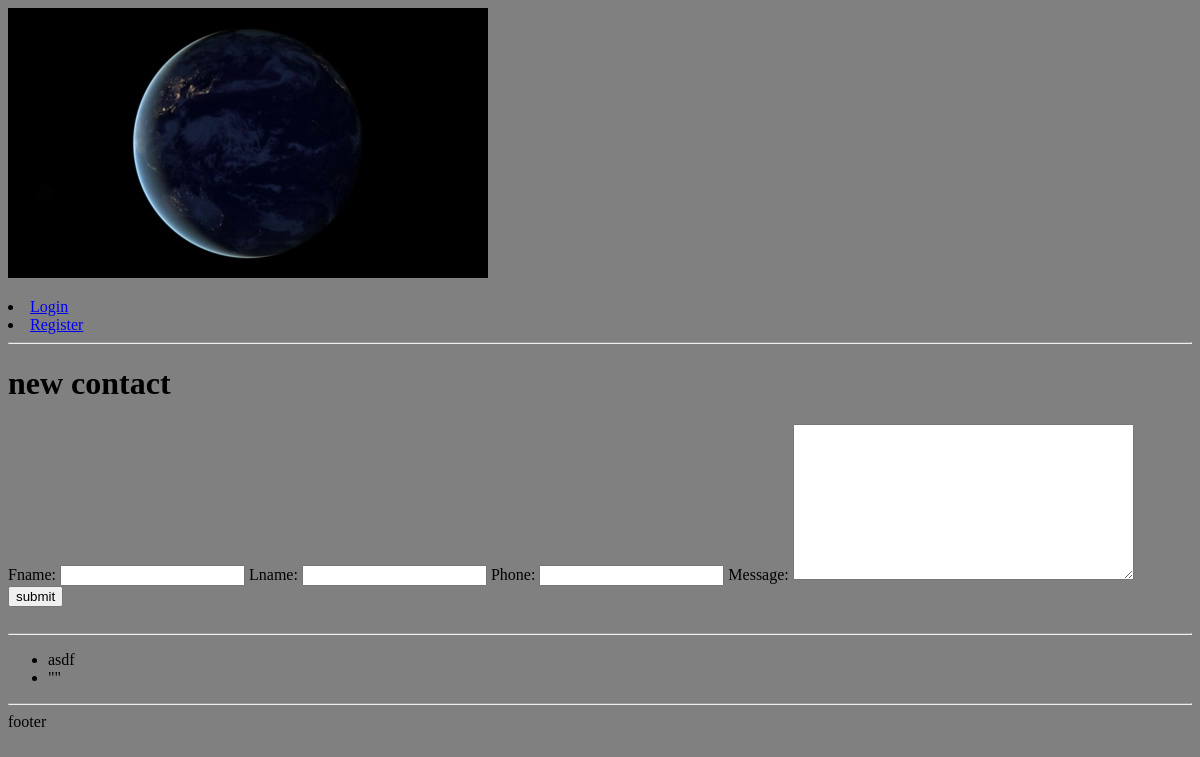
The app's page /new-contact, older data.
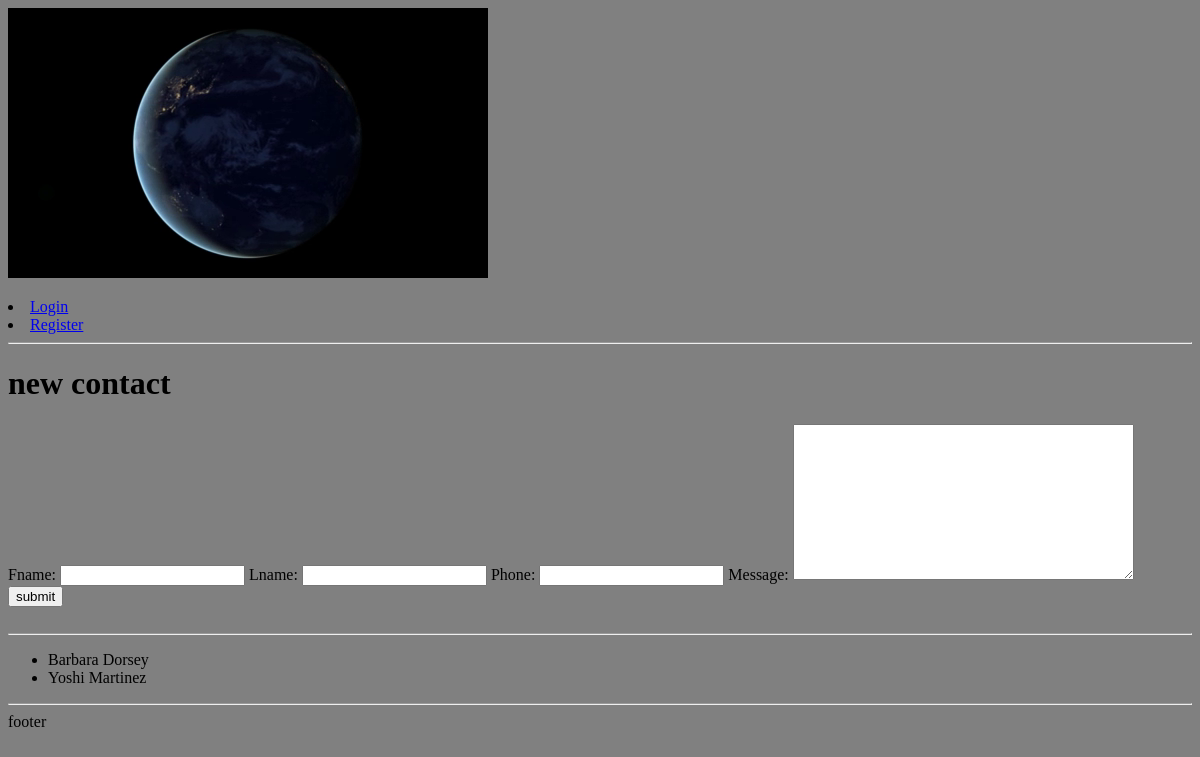
The same page, newer data.
### shamim/models.py (models this page shows, shortened)
class Contact(models.Model):
    fname = models.CharField(max_length=100, null=True)
    lname = models.CharField(max_length=100, blank=True)
    phone = models.CharField(max_length=100, null=True, blank=True)
    message = models.TextField(max_length=500)
    date_created = models.DateTimeField(auto_now_add=True, null=True)

### shamim/views.py (the view, shortened to what this page needs)
# urls.py: path('new-contact', NewContactView.as_view(), name='new-contact'),
class NewContactView(FormView):
    form_class = NewContactForm
    template_name = 'contact/new-contact.html'
    def get_context_data(self, **kwargs):
        context = super().get_context_data(**kwargs)
        context['contacts'] = Contact.objects.order_by('-id')
        return context

### shamim/forms.py
class NewContactForm(ModelForm):
    class Meta:
        model = Contact
        fields = '__all__'

### templates/contact/new-contact.html (shortened to what this page needs)
{% extends 'master.html' %}
{% block 'content' %}
<h1>new contact</h1>
<form action="" method="POST">
    {{form}}
    <button type="submit">submit</button>
</form>
<br>
<hr>
<ul>
    {% for contact in contacts %}
    <li>{{contact.fname}}</li>
    {% endfor %}
</ul>
{% endblock %}

Row changes from the older to the newer data that the page shows:
removed Contact: fname "asdf"
removed Contact: fname "\"\""
added Contact: fname "Barbara Dorsey"
added Contact: fname "Yoshi Martinez"
